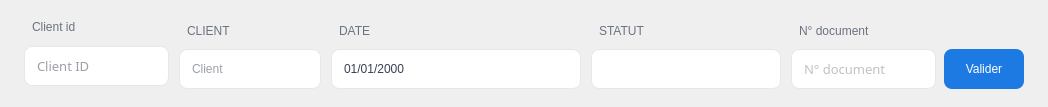
     <widget class="QFrame" name="headerFrame">
      <property name="sizePolicy">
       <sizepolicy hsizetype="Expanding" vsizetype="Expanding">
        <horstretch>0</horstretch>
        <verstretch>0</verstretch>
       </sizepolicy>
      </property>
      <property name="minimumSize">
       <size>
        <width>0</width>
        <height>107</height>
       </size>
      </property>
      <property name="maximumSize">
       <size>
        <width>16777215</width>
        <height>107</height>
       </size>
      </property>
      <property name="styleSheet">
       <string notr="true">QFrame#headerFrame { background-color: #ffffff; border: none; border-bottom: 1px solid #e5e7eb; border-radius: 0px; }</string>
      </property>
      <property name="frameShape">
       <enum>QFrame::NoFrame</enum>
      </property>
      <layout class="QHBoxLayout" name="headerFormLayout">
       <property name="spacing">
        <number>10</number>
       </property>
       <property name="leftMargin">
        <number>24</number>
       </property>
       <property name="topMargin">
        <number>18</number>
       </property>
       <property name="rightMargin">
        <number>24</number>
       </property>
       <property name="bottomMargin">
        <number>18</number>
       </property>
       <item>
        <layout class="QVBoxLayout" name="verticalLayout">
         <property name="rightMargin">
          <number>0</number>
         </property>
         <item>
          <widget class="QLabel" name="clientidLabel">
           <property name="sizePolicy">
            <sizepolicy hsizetype="Preferred" vsizetype="Expanding">
             <horstretch>0</horstretch>
             <verstretch>0</verstretch>
            </sizepolicy>
           </property>
           <property name="minimumSize">
            <size>
             <width>0</width>
             <height>16</height>
            </size>
           </property>
           <property name="maximumSize">
            <size>
             <width>200</width>
             <height>16</height>
            </size>
           </property>
           <property name="styleSheet">
            <string notr="true">QLabel#clientidLabel { color: #6b7280; font: 600 10pt &quot;Overpass&quot;; text-transform: uppercase; background-color: transparent;padding: 0px; padding-left: 5px;}</string>
           </property>
           <property name="text">
            <string>Client id</string>
           </property>
          </widget>
         </item>
         <item>
          <widget class="QLineEdit" name="clientid_lineedit">
           <property name="sizePolicy">
            <sizepolicy hsizetype="Expanding" vsizetype="Expanding">
             <horstretch>0</horstretch>
             <verstretch>0</verstretch>
            </sizepolicy>
           </property>
           <property name="minimumSize">
            <size>
             <width>142</width>
             <height>40</height>
            </size>
           </property>
           <property name="maximumSize">
            <size>
             <width>16777215</width>
             <height>40</height>
            </size>
           </property>
           <property name="font">
            <font>
             <family>Overpass</family>
             <pointsize>10</pointsize>
             <weight>62</weight>
             <italic>false</italic>
             <bold>true</bold>
            </font>
           </property>
           <property name="styleSheet">
            <string notr="true">QLineEdit#clientid_lineedit { background-color: #ffffff; border: 1px solid #e5e7eb; border-radius: 8px; padding: 6px 10px; font: 500 10pt &quot;Overpass&quot;; color: #374151;  } 

QLineEdit#clientid_lineedit:hover { border-color: #d1d5db; }

 QLineEdit#clientid_lineedit:focus { border-color: #1d7ae2; }

/* --- Added Read-Only State --- */
QLineEdit#clientid_lineedit[readOnly=&quot;true&quot;] {
    background-color: #f9fafb;    /* Light grey &quot;locked&quot; background */
    color: #9ca3af;               /* Lighter grey text */
    border: 1px solid #f3f4f6;    /* Very faint border */
}

/* Prevents the hover/focus colors from appearing when read-only */
QLineEdit#clientid_lineedit[readOnly=&quot;true&quot;]:hover,
QLineEdit#clientid_lineedit[readOnly=&quot;true&quot;]:focus {
    border-color: #f3f4f6;
}</string>
           </property>
           <property name="alignment">
            <set>Qt::AlignLeading|Qt::AlignLeft|Qt::AlignVCenter</set>
           </property>
           <property name="placeholderText">
            <string>Client ID</string>
           </property>
          </widget>
         </item>
        </layout>
       </item>
       <item>
        <layout class="QVBoxLayout" name="clientGroupLayout">
         <property name="spacing">
          <number>5</number>
         </property>
         <item>
          <widget class="QLabel" name="clientLabel">
           <property name="styleSheet">
            <string notr="true">QLabel#clientLabel { color: #6b7280; font: 600 10pt &quot;Overpass&quot;; text-transform: uppercase; background-color: transparent;padding: 0px; padding-left: 5px;}</string>
           </property>
           <property name="text">
            <string>CLIENT</string>
           </property>
          </widget>
         </item>
         <item>
          <widget class="QLineEdit" name="clients_lineedit">
           <property name="sizePolicy">
            <sizepolicy hsizetype="Expanding" vsizetype="Expanding">
             <horstretch>0</horstretch>
             <verstretch>0</verstretch>
            </sizepolicy>
           </property>
           <property name="minimumSize">
            <size>
             <width>142</width>
             <height>40</height>
            </size>
           </property>
           <property name="maximumSize">
            <size>
             <width>16777215</width>
             <height>40</height>
            </size>
           </property>
           <property name="styleSheet">
            <string notr="true">QLineEdit#clients_lineedit { background-color: #ffffff; border: 1px solid #e5e7eb; border-radius: 8px; padding: 6px 10px; font: 500 10pt &quot;Overpass&quot;; color: #374151; min-width: 120px; } 

QLineEdit#clients_lineedit:hover { border-color: #d1d5db; }

 QLineEdit#clients_lineedit:focus { border-color: #1d7ae2; }

/* --- Added Read-Only State --- */
QLineEdit#clients_lineedit[readOnly=&quot;true&quot;] {
    background-color: #f9fafb;    /* Light grey &quot;locked&quot; background */
    color: #9ca3af;               /* Lighter grey text */
    border: 1px solid #f3f4f6;    /* Very faint border */
}

/* Prevents the hover/focus colors from appearing when read-only */
QLineEdit#clients_lineedit[readOnly=&quot;true&quot;]:hover,
QLineEdit#clients_lineedit[readOnly=&quot;true&quot;]:focus {
    border-color: #f3f4f6;
}</string>
           </property>
           <property name="alignment">
            <set>Qt::AlignLeading|Qt::AlignLeft|Qt::AlignVCenter</set>
           </property>
           <property name="placeholderText">
            <string>Client</string>
           </property>
          </widget>
         </item>
        </layout>
       </item>
       <item>
        <layout class="QVBoxLayout" name="dateGroupLayout">
         <property name="spacing">
          <number>5</number>
         </property>
         <item>
          <widget class="QLabel" name="dateLabel">
           <property name="styleSheet">
            <string notr="true">QLabel#dateLabel { color: #6b7280; font: 600 10pt &quot;Overpass&quot;; text-transform: uppercase; background-color: transparent;padding: 0px; padding-left: 5px;}</string>
           </property>
           <property name="text">
            <string>DATE</string>
           </property>
          </widget>
         </item>
         <item>
          <widget class="QDateEdit" name="date_dateedit">
           <property name="enabled">
            <bool>true</bool>
           </property>
           <property name="sizePolicy">
            <sizepolicy hsizetype="Preferred" vsizetype="Preferred">
             <horstretch>0</horstretch>
             <verstretch>0</verstretch>
            </sizepolicy>
           </property>
           <property name="minimumSize">
            <size>
             <width>250</width>
             <height>40</height>
            </size>
           </property>
           <property name="maximumSize">
            <size>
             <width>16777215</width>
             <height>40</height>
            </size>
           </property>
           <property name="styleSheet">
            <string notr="true">QDateEdit#date_dateedit { background-color: #ffffff; border: 1px solid #e5e7eb; border-radius: 8px; padding: 6px 10px; font: 400 10pt &quot;Overpass&quot;; color: #374151; } QDateEdit#date_dateedit:hover { border-color: #d1d5db; } QDateEdit#date_dateedit:focus { border-color: #1d7ae2; } QDateEdit#date_dateedit::drop-down { border: none; width: 20px; } QDateEdit#date_dateedit::down-arrow { image: url(program/assets/global/down_blue_arrow.svg); width: 10px; height: 10px; }

/* Read-Only state (same visual style as clientid_lineedit readonly) */
QDateEdit#date_dateedit[readOnly=&quot;true&quot;] {
    background-color: #f9fafb;
    color: #9ca3af;
    border: 1px solid #f3f4f6;
}

QDateEdit#date_dateedit[readOnly=&quot;true&quot;]:hover,
QDateEdit#date_dateedit[readOnly=&quot;true&quot;]:focus {
    border-color: #f3f4f6;
}

QDateEdit#date_dateedit[readOnly=&quot;true&quot;]::drop-down {
    background-color: #f9fafb;
    border-left: 1px solid #f3f4f6;
}

QDateEdit#date_dateedit[readOnly=&quot;true&quot;]::down-arrow {
    opacity: 150;
}

/* Disabled State for the entire widget */
QDateEdit#date_dateedit:disabled {
    background-color: #f1f5f9;    /* Muted grey-blue background */
    color: #94a3b8;               /* Muted &quot;ghost&quot; text color */
    border: 1px solid #e2e8f0;    /* Very faint, flat border */
}

/* Styling the Dropdown Button when disabled */
QDateEdit#date_dateedit::drop-down:disabled {
    background-color: #f1f5f9;
    border-left: 1px solid #e2e8f0;
}

/* Styling the Arrow Icon when disabled */
QDateEdit#date_dateedit::down-arrow:disabled {
    /* You can use a different, lighter icon or lower the opacity */
    opacity: 150; 
}</string>
           </property>
           <property name="displayFormat">
            <string>dd/MM/yyyy</string>
           </property>
           <property name="calendarPopup">
            <bool>true</bool>
           </property>
          </widget>
         </item>
        </layout>
       </item>
            <item>
             <layout class="QVBoxLayout" name="statusGroupLayout">
                <property name="spacing">
                 <number>5</number>
                </property>
                <item>
                 <widget class="QLabel" name="statusLabel">
                    <property name="styleSheet">
                     <string notr="true">QLabel#statusLabel { color: #6b7280; font: 600 10pt &quot;Overpass&quot;; text-transform: uppercase; background-color: transparent;padding: 0px; padding-left: 5px;}</string>
                    </property>
                    <property name="text">
                     <string>STATUT</string>
                    </property>
                 </widget>
                </item>
                <item>
                 <widget class="QComboBox" name="status_combobox">
                    <property name="minimumSize">
                     <size>
                        <width>190</width>
                        <height>40</height>
                     </size>
                    </property>
                    <property name="maximumSize">
                     <size>
                        <width>16777215</width>
                        <height>40</height>
                     </size>
                    </property>
                    <property name="styleSheet">
                     <string notr="true">QComboBox#status_combobox { background-color: #ffffff; border: 1px solid #e5e7eb; border-radius: 8px; padding: 6px 10px; font: 500 10pt &quot;Overpass&quot;; color: #374151; }
QComboBox#status_combobox:hover { border-color: #d1d5db; }
QComboBox#status_combobox:focus { border-color: #1d7ae2; }
QComboBox#status_combobox::drop-down { border: none; width: 20px; }
QComboBox#status_combobox::down-arrow { image: url(program/assets/global/down_blue_arrow.svg); width: 10px; height: 10px; }
QComboBox#status_combobox:disabled {
        background-color: #f1f5f9;
        color: #94a3b8;
        border: 1px solid #e2e8f0;
}</string>
                    </property>
                 </widget>
                </item>
             </layout>
            </item>
       <item>
        <layout class="QVBoxLayout" name="pieceGroupLayout">
         <property name="spacing">
          <number>5</number>
         </property>
         <item>
          <widget class="QLabel" name="pieceLabel">
           <property name="styleSheet">
            <string notr="true">QLabel#pieceLabel { color: #6b7280; font: 600 10pt &quot;Overpass&quot;; text-transform: uppercase; background-color: transparent;padding: 0px; padding-left: 5px;}</string>
           </property>
           <property name="text">
            <string>N° document</string>
           </property>
          </widget>
         </item>
         <item>
          <layout class="QHBoxLayout" name="pieceRowLayout">
           <property name="spacing">
            <number>8</number>
           </property>
           <item>
            <widget class="QLineEdit" name="ndocument_lineedit">
             <property name="sizePolicy">
              <sizepolicy hsizetype="Expanding" vsizetype="Preferred">
               <horstretch>0</horstretch>
               <verstretch>0</verstretch>
              </sizepolicy>
             </property>
             <property name="minimumSize">
              <size>
               <width>142</width>
               <height>40</height>
              </size>
             </property>
             <property name="maximumSize">
              <size>
               <width>16777215</width>
               <height>40</height>
              </size>
             </property>
             <property name="font">
              <font>
               <family>Overpass</family>
               <pointsize>10</pointsize>
               <weight>62</weight>
               <italic>false</italic>
               <bold>true</bold>
              </font>
             </property>
             <property name="styleSheet">
              <string notr="true">QLineEdit#ndocument_lineedit { background-color: #ffffff; border: 1px solid #e5e7eb; border-radius: 8px; padding: 6px 10px; font: 500 10pt &quot;Overpass&quot;; color: rgb(132, 132, 132); min-width: 120px; } QLineEdit#ndocument_lineedit:hover { border-color: #d1d5db; } QLineEdit#ndocument_lineedit:focus { border-color: #1d7ae2; }

/* --- Added Read-Only State --- */
QLineEdit#ndocument_lineedit[readOnly=&quot;true&quot;] {
    background-color: #f9fafb;    /* Light grey &quot;locked&quot; background */
    color: rgb(132, 132, 132);               /* Lighter grey text */
    border: 1px solid #f3f4f6;    /* Very faint border */
}

/* Prevents the hover/focus colors from appearing when read-only */
QLineEdit#ndocument_lineedit[readOnly=&quot;true&quot;]:hover,
QLineEdit#ndocument_lineedit[readOnly=&quot;true&quot;]:focus {
    border-color: #f3f4f6;
}</string>
             </property>
             <property name="alignment">
              <set>Qt::AlignLeading|Qt::AlignLeft|Qt::AlignVCenter</set>
             </property>
             <property name="placeholderText">
              <string>N° document</string>
             </property>
            </widget>
           </item>
           <item>
            <widget class="QPushButton" name="valider_button">
             <property name="enabled">
              <bool>true</bool>
             </property>
             <property name="minimumSize">
              <size>
               <width>80</width>
               <height>40</height>
              </size>
             </property>
             <property name="cursor">
              <cursorShape>PointingHandCursor</cursorShape>
             </property>
             <property name="styleSheet">
              <string notr="true">QPushButton#valider_button { background-color: #1d7ae2; border: none; border-radius: 8px; color: #ffffff; font: 600 10pt &quot;Overpass&quot;; padding: 7px 18px; } QPushButton#valider_button:hover { background-color: #1a6fcb; } QPushButton#valider_button:pressed { background-color: #155bbf; }

/* Disabled State: Triggered when setEnabled(False) is called */
QPushButton#valider_button:disabled {
    background-color: #e2e8f0;    /* Muted grey-blue background */
    color: #94a3b8;               /* Muted &quot;ghost&quot; text color */
    border: 1px solid #cbd5e1;    /* Subtle flat border */
}

/* Optional: Specific styling for ToolButtons in disabled state */
QToolButton#valider_button:disabled {
    background-color: #f1f5f9;
    color: #cbd5e1;
    border: none;
}</string>
             </property>
             <property name="text">
              <string>Valider</string>
             </property>
            </widget>
           </item>
          </layout>
         </item>
        </layout>
       </item>
      </layout>
     </widget>
